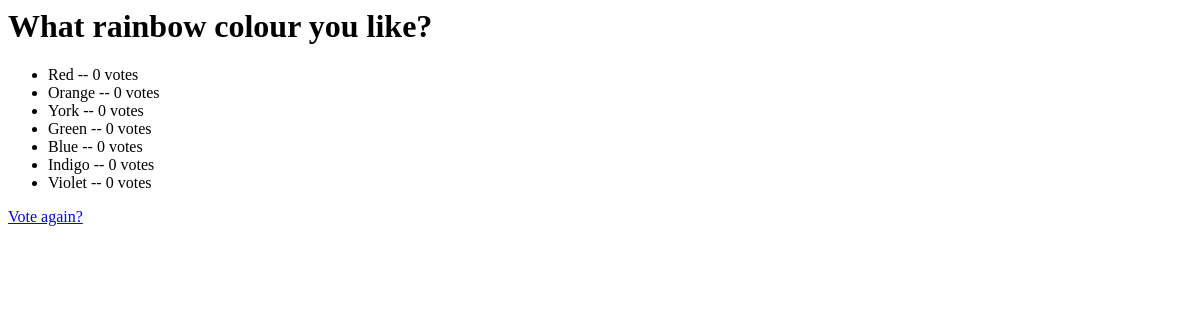
The page /polls/2/results/ on the database as committed earlier.
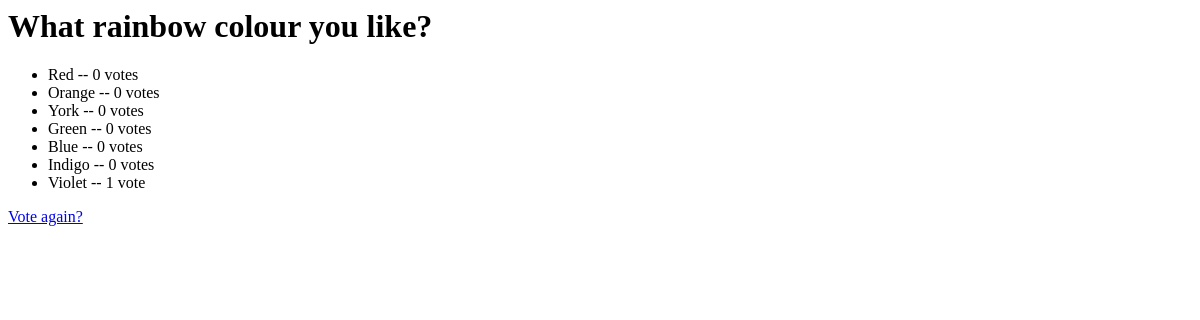
The same page on the database as committed later.
### polls/models.py (models this page shows, shortened)
class Question(models.Model):
    question_text = models.CharField('Question Text', max_length=200)
    pub_date = models.DateTimeField('Published Date')
    def was_published_recently(self):
        deltaTime = datetime.timedelta(days=1.0)
        tNow = timezone.now()
        tTransition = tNow - deltaTime
        if self.pub_date > tNow:
            valInfo = "To be in the future!"
        elif self.pub_date < tTransition:
            valInfo = "No"
        else:
            valInfo = "Yes"
        return valInfo
    was_published_recently.short_description = 'Recently Published?'
    def choicesPub(self):
        noOfChoices = self.choice_set.count()
        if noOfChoices > 0:
           noOfChoicesSg = "Yes"
        else:
           noOfChoicesSg = "No"
        return noOfChoicesSg
    choicesPub.short_description = 'Choices Published'

class Choice(models.Model):
    question = models.ForeignKey(Question)
    choice_text = models.CharField(max_length=200)
    votes = models.IntegerField(default=0)

### polls/views.py (the view)
# urls.py: url(r'^(?P<qId>\d+)/details/$', views.detailResults, name='details'),  #function-based view
def detailResults(request, qId):
    ansURL = request.path_info
    detailFlg = False ; resultsFlg = False #init, just in case
    detailLoc = ansURL.find('details')     #not dependent on hardcoded URL
    if detailLoc >= 0:                     #eg /polls/6/detail/
       detailFlg = True
    else:
       detailFlg = False
    resultsLoc = ansURL.find('results')    #eg /polls/6/results
    if resultsLoc >= 0:
       resultsFlg = True
    else:
       resultsFlg = False
    print detailFlg, resultsFlg
    if detailFlg == False and resultsFlg == False :
        detailFlg=True ; resultsFlg=False
    elif detailFlg==True and resultsFlg==True :
        return HttpResponse("Error1: ansURL= %s is perhaps ambiguious." % ansURL)
    try:
        question = Question.objects.get(pk=qId)
        ans = question.was_published_recently()
        if (ans == "To be in the future!"):
            return HttpResponse("Question (id= %s) is to be published sometime in the future." % qId)
        noOfChoices = question.choice_set.count()
        if noOfChoices <= 0:
           return HttpResponse("Question (id= %s) yet to have choices published." % qId)
    except Question.DoesNotExist:
        return HttpResponse("Question (id= %s) has been deleted or never inserted from/in the database." % qId)
    error_message = ""
    if detailFlg==True and resultsFlg==False:
       return render(request, 'polls/detail.html', {'q': question, 'error_message': error_message})
    elif resultsFlg==True and detailFlg==False:
       return render(request, 'polls/results.html', {'q': question, 'error_message': error_message})
    else:
       return HttpResponse("Error2: ansURL= %s is ambiguious." % ansURL)

### polls/templates/polls/results.html
<h1>{{ q.question_text }}</h1>
<ul>
{% for c in q.choice_set.all %}
  <li>{{ c.choice_text }} -- {{ c.votes }} vote{{ c.votes|pluralize }}</li>
{% endfor %}
</ul>
<a href="{% url 'polls:details' q.id %}">Vote again?</a>

Rows that differ between the two databases and show on the page:
changed Choice "Violet": votes "0" → "1"
